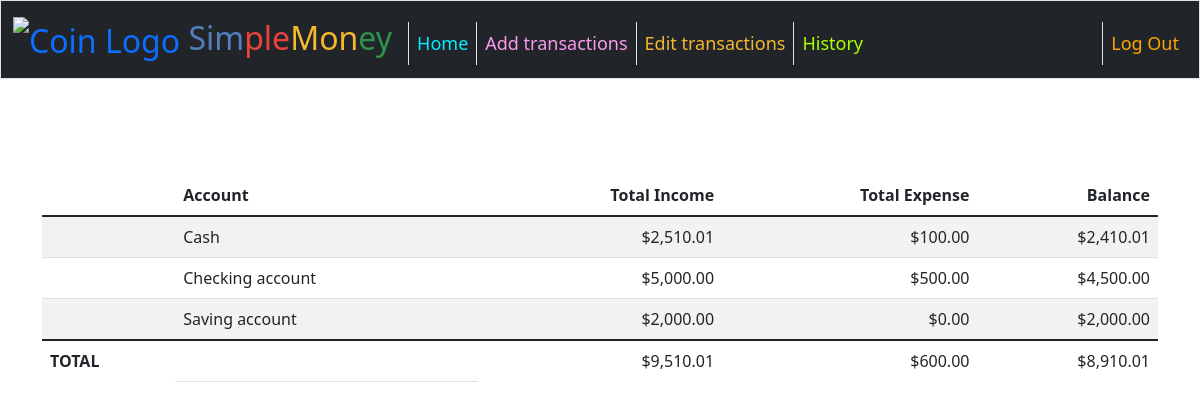
The page / (signed in) on the database its author committed.
### tables this page shows
CREATE TABLE transactions (
    id INTEGER PRIMARY KEY AUTOINCREMENT NOT NULL, 
    user_id INTEGER,
    date DATE,
    account	TEXT,
    category TEXT,
    description TEXT,
    income	REAL NOT NULL DEFAULT 0.00,
    expense	REAL NOT NULL DEFAULT 0.00,
    FOREIGN KEY(user_id) REFERENCES users(id)
    );

### app.py (the view)
@app.route("/")
@login_required
def index():
    user_id = session["user_id"]
    if not user_id:
        return render_template("index.html")
    transactions_db = cur.execute(
        "SELECT account, SUM(income) AS total_income, SUM(expense) AS total_expense  FROM transactions WHERE user_id = :user_id GROUP BY account", {'user_id': user_id}
    )
    transactions_db = transactions_db.fetchall()
    for row in transactions_db:
        row["balance"] = row["total_income"] - row["total_expense"]
    income_total = 0
    expense_total = 0
    balance_total = 0
    for row in transactions_db:
        income_total += row["total_income"]
        expense_total += row["total_expense"]
        balance_total += row["balance"]
    user_cash_db = cur.execute("SELECT cash FROM users WHERE id = :user_id", {'user_id': user_id})
    user_cash_db = user_cash_db.fetchall()
    user_cash = user_cash_db[0]["cash"]
    return render_template(
        "index.html",
        transactions_db=transactions_db,
        income_total=income_total,
        expense_total=expense_total,
        balance_total=balance_total,
        user_cash=user_cash
    )

### app.py (called while the page is built)
def dict_factory(cursor, row):
    fields = [column[0] for column in cursor.description]
    return {key: value for key, value in zip(fields, row)}

@app.after_request
def after_request(response):
    response.headers["Cache-Control"] = "no-cache, no-store, must-revalidate"
    response.headers["Expires"] = 0
    response.headers["Pragma"] = "no-cache"
    return response

### helpers.py (called while the page is built)
def login_required(f):
    @wraps(f)
    def decorated_function(*args, **kwargs):
        if session.get("user_id") is None:
            return redirect("/login")
        return f(*args, **kwargs)
    return decorated_function

def usd(value):
    return f"${value:,.2f}"

### templates/index.html (shortened to what this page needs)
{% extends "layout.html" %}
{% block main %}
    <main class="container py-5 text-center">
            <table class="table table-striped">
                <thead>
                    <tr>
                        <th></th>
                        <th class="text-start">Account</th>
                        <th class="text-end">Total Income</th>
                        <th class="text-end">Total Expense</th>
                        <th class="text-end">Balance</th>
                    </tr>
                </thead>
                <tbody>
                    {% for row in transactions_db %}
                        <tr>
                            <td></td>
                            <td class="text-start">{{ row["account"] }}</td>
                            <td class="text-end">{{ row["total_income"] | usd }}</td>
                            <td class="text-end">{{ row["total_expense"] | usd }}</td>
                            <td class="text-end">{{ row["balance"] | usd }}</td>
                        </tr>
                    {% endfor %}
                </tbody>
                <tfoot>
                    <tr>
                        <td class="border-0 fw-bold text-start" colspan="1">TOTAL</td>
                        <td></td>
                        <td class="border-0 w-bold text-end">{{ income_total | usd }}</td>
                        <td class="border-0 w-bold text-end">{{ expense_total | usd }}</td>
                        <td class="border-0 w-bold text-end">{{ balance_total | usd }}</td>
                    </tr>
                </tfoot>
            </table>
    </main>
{% endblock %}

### static/styles.css (style rules this page uses)
body { font-size: 100%; }

### rows shown on the page
transactions: account "Saving account", total_income "$2,000.00", total_expense "$0.00", balance "$2,000.00"

### other values the page prints
{{ row["account"] }} "Cash" "Checking account"
{{ row["total_income"] | usd }} "$2,510.01" "$5,000.00"
{{ row["total_expense"] | usd }} "$100.00" "$500.00"
{{ row["balance"] | usd }} "$2,410.01" "$4,500.00"
{{ income_total | usd }} "$9,510.01"
{{ expense_total | usd }} "$600.00"
{{ balance_total | usd }} "$8,910.01"
